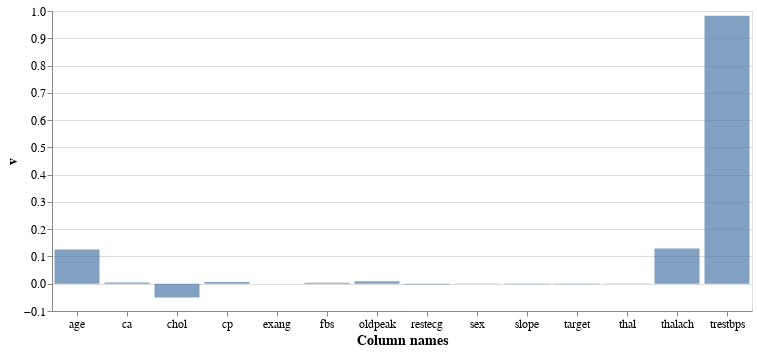

The code cell stored with this chart in its notebook:
### Code cell
# contribution of each feature for PC2
plot_pc(list(kaggle_df.columns), vt, 1)

### Figure 1 — Vega-Lite specification as saved in the notebook (floating-point values rounded to 4 significant figures)
{"config": {"view": {"continuousWidth": 400, "continuousHeight": 300}, "axis": {"labelFontSize": 12, "titleFontSize": 14}, "axisX": {"labelAngle": 0}}, "data": {"name": "data-ea1b92a3d0288674d752147319b275c9"}, "mark": "bar", "encoding": {"opacity": {"value": 0.7}, "x": {"type": "nominal", "field": "Column names"}, "y": {"type": "quantitative", "field": "v"}}, "width": 700, "$schema": "https://vega.github.io/schema/vega-lite/v4.8.1.json", "datasets": {"data-ea1b92a3d0288674d752147319b275c9": [{"v": 0.1255, "Column names": "age"}, {"v": -0.001065, "Column names": "sex"}, {"v": 0.006163, "Column names": "cp"}, {"v": 0.9823, "Column names": "trestbps"}, {"v": -0.05087, "Column names": "chol"}, {"v": 0.003665, "Column names": "fbs"}, {"v": -0.00271, "Column names": "restecg"}, {"v": 0.129, "Column names": "thalach"}, {"v": -2.843e-05, "Column names": "exang"}, {"v": 0.009215, "Column names": "oldpeak"}, {"v": -0.002302, "Column names": "slope"}, {"v": 0.004198, "Column names": "ca"}, {"v": 0.001218, "Column names": "thal"}, {"v": -0.002107, "Column names": "target"}]}}
